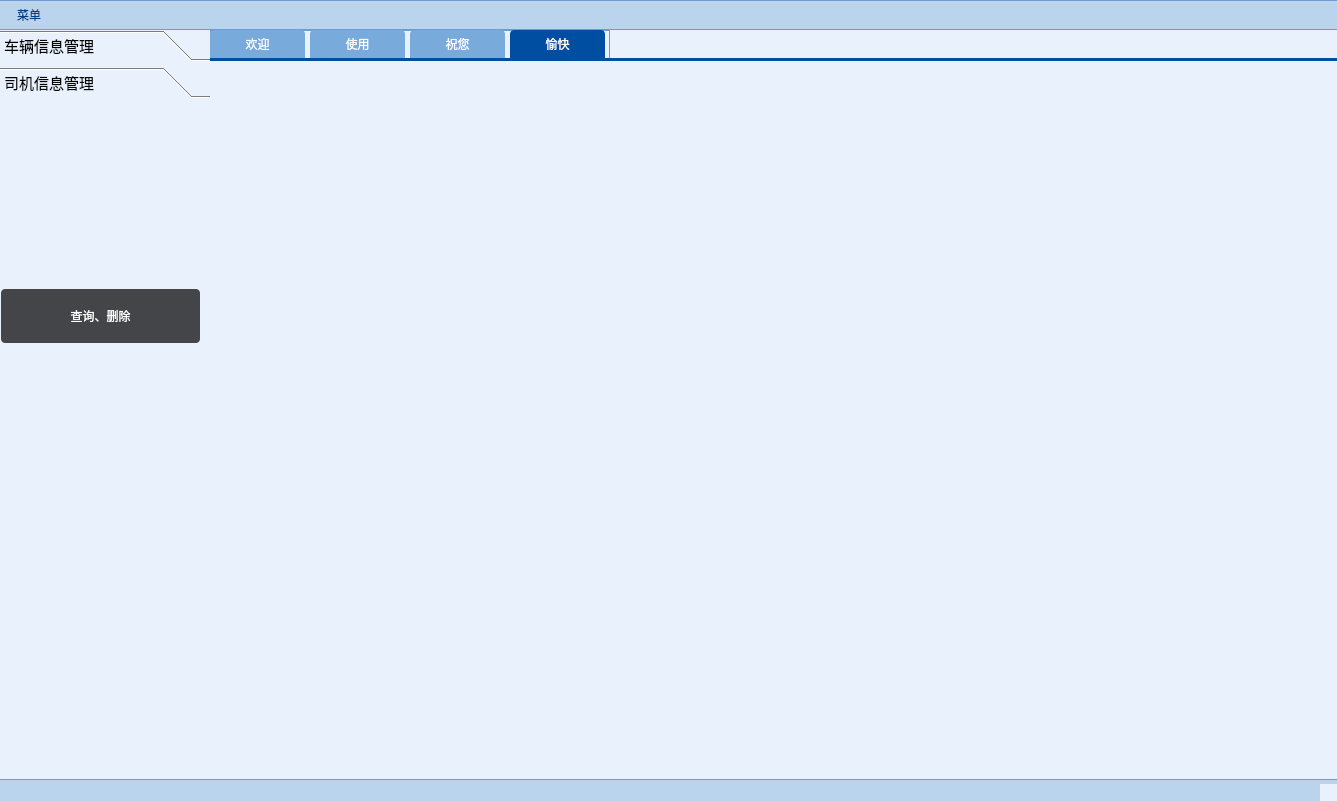
<?xml version="1.0" encoding="UTF-8"?>
<ui version="4.0">
 <class>MainWindow</class>
 <widget class="QMainWindow" name="MainWindow">
  <property name="geometry">
   <rect>
    <x>0</x>
    <y>0</y>
    <width>1337</width>
    <height>801</height>
   </rect>
  </property>
  <property name="palette">
   <palette>
    <active>
     <colorrole role="WindowText">
      <brush brushstyle="SolidPattern">
       <color alpha="255">
        <red>0</red>
        <green>0</green>
        <blue>0</blue>
       </color>
      </brush>
     </colorrole>
     <colorrole role="Button">
      <brush brushstyle="SolidPattern">
       <color alpha="255">
        <red>232</red>
        <green>241</green>
        <blue>252</blue>
       </color>
      </brush>
     </colorrole>
     <colorrole role="Light">
      <brush brushstyle="SolidPattern">
       <color alpha="255">
        <red>255</red>
        <green>255</green>
        <blue>255</blue>
       </color>
      </brush>
     </colorrole>
     <colorrole role="Midlight">
      <brush brushstyle="SolidPattern">
       <color alpha="255">
        <red>243</red>
        <green>248</green>
        <blue>253</blue>
       </color>
      </brush>
     </colorrole>
     <colorrole role="Dark">
      <brush brushstyle="SolidPattern">
       <color alpha="255">
        <red>116</red>
        <green>120</green>
        <blue>126</blue>
       </color>
      </brush>
     </colorrole>
     <colorrole role="Mid">
      <brush brushstyle="SolidPattern">
       <color alpha="255">
        <red>155</red>
        <green>161</green>
        <blue>168</blue>
       </color>
      </brush>
     </colorrole>
     <colorrole role="Text">
      <brush brushstyle="SolidPattern">
       <color alpha="255">
        <red>0</red>
        <green>0</green>
        <blue>0</blue>
       </color>
      </brush>
     </colorrole>
     <colorrole role="BrightText">
      <brush brushstyle="SolidPattern">
       <color alpha="255">
        <red>255</red>
        <green>255</green>
        <blue>255</blue>
       </color>
      </brush>
     </colorrole>
     <colorrole role="ButtonText">
      <brush brushstyle="SolidPattern">
       <color alpha="255">
        <red>0</red>
        <green>0</green>
        <blue>0</blue>
       </color>
      </brush>
     </colorrole>
     <colorrole role="Base">
      <brush brushstyle="SolidPattern">
       <color alpha="255">
        <red>232</red>
        <green>241</green>
        <blue>252</blue>
       </color>
      </brush>
     </colorrole>
     <colorrole role="Window">
      <brush brushstyle="SolidPattern">
       <color alpha="255">
        <red>232</red>
        <green>241</green>
        <blue>252</blue>
       </color>
      </brush>
     </colorrole>
     <colorrole role="Shadow">
      <brush brushstyle="SolidPattern">
       <color alpha="255">
        <red>0</red>
        <green>0</green>
        <blue>0</blue>
       </color>
      </brush>
     </colorrole>
     <colorrole role="AlternateBase">
      <brush brushstyle="SolidPattern">
       <color alpha="255">
        <red>243</red>
        <green>248</green>
        <blue>253</blue>
       </color>
      </brush>
     </colorrole>
     <colorrole role="ToolTipBase">
      <brush brushstyle="SolidPattern">
       <color alpha="255">
        <red>255</red>
        <green>255</green>
        <blue>220</blue>
       </color>
      </brush>
     </colorrole>
     <colorrole role="ToolTipText">
      <brush brushstyle="SolidPattern">
       <color alpha="255">
        <red>0</red>
        <green>0</green>
        <blue>0</blue>
       </color>
      </brush>
     </colorrole>
     <colorrole role="PlaceholderText">
      <brush brushstyle="SolidPattern">
       <color alpha="128">
        <red>0</red>
        <green>0</green>
        <blue>0</blue>
       </color>
      </brush>
     </colorrole>
    </active>
    <inactive>
     <colorrole role="WindowText">
      <brush brushstyle="SolidPattern">
       <color alpha="255">
        <red>0</red>
        <green>0</green>
        <blue>0</blue>
       </color>
      </brush>
     </colorrole>
     <colorrole role="Button">
      <brush brushstyle="SolidPattern">
       <color alpha="255">
        <red>232</red>
        <green>241</green>
        <blue>252</blue>
       </color>
      </brush>
     </colorrole>
     <colorrole role="Light">
      <brush brushstyle="SolidPattern">
       <color alpha="255">
        <red>255</red>
        <green>255</green>
        <blue>255</blue>
       </color>
      </brush>
     </colorrole>
     <colorrole role="Midlight">
      <brush brushstyle="SolidPattern">
       <color alpha="255">
        <red>243</red>
        <green>248</green>
        <blue>253</blue>
       </color>
      </brush>
     </colorrole>
     <colorrole role="Dark">
      <brush brushstyle="SolidPattern">
       <color alpha="255">
        <red>116</red>
        <green>120</green>
        <blue>126</blue>
       </color>
      </brush>
     </colorrole>
     <colorrole role="Mid">
      <brush brushstyle="SolidPattern">
       <color alpha="255">
        <red>155</red>
        <green>161</green>
        <blue>168</blue>
       </color>
      </brush>
     </colorrole>
     <colorrole role="Text">
      <brush brushstyle="SolidPattern">
       <color alpha="255">
        <red>0</red>
        <green>0</green>
        <blue>0</blue>
       </color>
      </brush>
     </colorrole>
     <colorrole role="BrightText">
      <brush brushstyle="SolidPattern">
       <color alpha="255">
        <red>255</red>
        <green>255</green>
        <blue>255</blue>
       </color>
      </brush>
     </colorrole>
     <colorrole role="ButtonText">
      <brush brushstyle="SolidPattern">
       <color alpha="255">
        <red>0</red>
        <green>0</green>
        <blue>0</blue>
       </color>
      </brush>
     </colorrole>
     <colorrole role="Base">
      <brush brushstyle="SolidPattern">
       <color alpha="255">
        <red>232</red>
        <green>241</green>
        <blue>252</blue>
       </color>
      </brush>
     </colorrole>
     <colorrole role="Window">
      <brush brushstyle="SolidPattern">
       <color alpha="255">
        <red>232</red>
        <green>241</green>
        <blue>252</blue>
       </color>
      </brush>
     </colorrole>
     <colorrole role="Shadow">
      <brush brushstyle="SolidPattern">
       <color alpha="255">
        <red>0</red>
        <green>0</green>
        <blue>0</blue>
       </color>
      </brush>
     </colorrole>
     <colorrole role="AlternateBase">
      <brush brushstyle="SolidPattern">
       <color alpha="255">
        <red>243</red>
        <green>248</green>
        <blue>253</blue>
       </color>
      </brush>
     </colorrole>
     <colorrole role="ToolTipBase">
      <brush brushstyle="SolidPattern">
       <color alpha="255">
        <red>255</red>
        <green>255</green>
        <blue>220</blue>
       </color>
      </brush>
     </colorrole>
     <colorrole role="ToolTipText">
      <brush brushstyle="SolidPattern">
       <color alpha="255">
        <red>0</red>
        <green>0</green>
        <blue>0</blue>
       </color>
      </brush>
     </colorrole>
     <colorrole role="PlaceholderText">
      <brush brushstyle="SolidPattern">
       <color alpha="128">
        <red>0</red>
        <green>0</green>
        <blue>0</blue>
       </color>
      </brush>
     </colorrole>
    </inactive>
    <disabled>
     <colorrole role="WindowText">
      <brush brushstyle="SolidPattern">
       <color alpha="255">
        <red>116</red>
        <green>120</green>
        <blue>126</blue>
       </color>
      </brush>
     </colorrole>
     <colorrole role="Button">
      <brush brushstyle="SolidPattern">
       <color alpha="255">
        <red>232</red>
        <green>241</green>
        <blue>252</blue>
       </color>
      </brush>
     </colorrole>
     <colorrole role="Light">
      <brush brushstyle="SolidPattern">
       <color alpha="255">
        <red>255</red>
        <green>255</green>
        <blue>255</blue>
       </color>
      </brush>
     </colorrole>
     <colorrole role="Midlight">
      <brush brushstyle="SolidPattern">
       <color alpha="255">
        <red>243</red>
        <green>248</green>
        <blue>253</blue>
       </color>
      </brush>
     </colorrole>
     <colorrole role="Dark">
      <brush brushstyle="SolidPattern">
       <color alpha="255">
        <red>116</red>
        <green>120</green>
        <blue>126</blue>
       </color>
      </brush>
     </colorrole>
     <colorrole role="Mid">
      <brush brushstyle="SolidPattern">
       <color alpha="255">
        <red>155</red>
        <green>161</green>
        <blue>168</blue>
       </color>
      </brush>
     </colorrole>
     <colorrole role="Text">
      <brush brushstyle="SolidPattern">
       <color alpha="255">
        <red>116</red>
        <green>120</green>
        <blue>126</blue>
       </color>
      </brush>
     </colorrole>
     <colorrole role="BrightText">
      <brush brushstyle="SolidPattern">
       <color alpha="255">
        <red>255</red>
        <green>255</green>
        <blue>255</blue>
       </color>
      </brush>
     </colorrole>
     <colorrole role="ButtonText">
      <brush brushstyle="SolidPattern">
       <color alpha="255">
        <red>116</red>
        <green>120</green>
        <blue>126</blue>
       </color>
      </brush>
     </colorrole>
     <colorrole role="Base">
      <brush brushstyle="SolidPattern">
       <color alpha="255">
        <red>232</red>
        <green>241</green>
        <blue>252</blue>
       </color>
      </brush>
     </colorrole>
     <colorrole role="Window">
      <brush brushstyle="SolidPattern">
       <color alpha="255">
        <red>232</red>
        <green>241</green>
        <blue>252</blue>
       </color>
      </brush>
     </colorrole>
     <colorrole role="Shadow">
      <brush brushstyle="SolidPattern">
       <color alpha="255">
        <red>0</red>
        <green>0</green>
        <blue>0</blue>
       </color>
      </brush>
     </colorrole>
     <colorrole role="AlternateBase">
      <brush brushstyle="SolidPattern">
       <color alpha="255">
        <red>232</red>
        <green>241</green>
        <blue>252</blue>
       </color>
      </brush>
     </colorrole>
     <colorrole role="ToolTipBase">
      <brush brushstyle="SolidPattern">
       <color alpha="255">
        <red>255</red>
        <green>255</green>
        <blue>220</blue>
       </color>
      </brush>
     </colorrole>
     <colorrole role="ToolTipText">
      <brush brushstyle="SolidPattern">
       <color alpha="255">
        <red>0</red>
        <green>0</green>
        <blue>0</blue>
       </color>
      </brush>
     </colorrole>
     <colorrole role="PlaceholderText">
      <brush brushstyle="SolidPattern">
       <color alpha="128">
        <red>0</red>
        <green>0</green>
        <blue>0</blue>
       </color>
      </brush>
     </colorrole>
    </disabled>
   </palette>
  </property>
  <property name="windowTitle">
   <string>MainWindow</string>
  </property>
  <property name="styleSheet">
   <string notr="true">
QWidget,centerWidget 
{
		background: rgb(232, 241, 252);
}
QToolTip{
		border: 1px solid rgb(111, 156, 207);
		background: white;
		color: rgb(51, 51, 51);
}



/**********菜单栏**********/
QMenuBar {
        background: rgb(187, 212, 238);
        border: 1px solid rgb(111, 156, 207);
        border-left: none;
        border-right: none;
}
QMenuBar::item {
        border: 1px solid transparent;
        padding: 5px 10px 5px 10px;
        background: transparent;
}
QMenuBar::item:enabled {
        color: rgb(2, 65, 132);
}
QMenuBar::item:!enabled {
        color: rgb(155, 155, 155);
}
QMenuBar::item:enabled:selected {
        border-top-color: rgb(111, 156, 207);
        border-bottom-color: rgb(111, 156, 207);
        background: rgb(198, 224, 252);
}

/**********菜单**********/
QMenu {
        border: 1px solid rgb(111, 156, 207);
        background: rgb(232, 241, 250);
}
QMenu::item {
        height: 22px;
        padding: 0px 25px 0px 20px;
}
QMenu::item:enabled {
        color: rgb(84, 84, 84);
}
QMenu::item:!enabled {
        color: rgb(155, 155, 155);
}
QMenu::item:enabled:selected {
        color: rgb(2, 65, 132);
        background: rgba(255, 255, 255, 200);
}
QMenu::separator {
        height: 1px;
        background: rgb(111, 156, 207);
}
QMenu::indicator {
        width: 13px;
        height: 13px;
}
QMenu::icon {
        padding-left: 2px;
        padding-right: 2px;
}



/**********状态栏**********/
QStatusBar {
        background: rgb(187, 212, 238);
        border: 1px solid rgb(111, 156, 207);
        border-left: none;
        border-right: none;
        border-bottom: none;
}
QStatusBar::item {
    border: none;
    border-right: 1px solid rgb(111, 156, 207);
}




</string>
  </property>
  <widget class="QWidget" name="centralWidget">
   <widget class="QToolBox" name="mainToolBar_2">
    <property name="geometry">
     <rect>
      <x>0</x>
      <y>0</y>
      <width>211</width>
      <height>691</height>
     </rect>
    </property>
    <property name="palette">
     <palette>
      <active>
       <colorrole role="Button">
        <brush brushstyle="SolidPattern">
         <color alpha="255">
          <red>232</red>
          <green>241</green>
          <blue>252</blue>
         </color>
        </brush>
       </colorrole>
       <colorrole role="Base">
        <brush brushstyle="SolidPattern">
         <color alpha="255">
          <red>232</red>
          <green>241</green>
          <blue>252</blue>
         </color>
        </brush>
       </colorrole>
       <colorrole role="Window">
        <brush brushstyle="SolidPattern">
         <color alpha="255">
          <red>232</red>
          <green>241</green>
          <blue>252</blue>
         </color>
        </brush>
       </colorrole>
      </active>
      <inactive>
       <colorrole role="Button">
        <brush brushstyle="SolidPattern">
         <color alpha="255">
          <red>232</red>
          <green>241</green>
          <blue>252</blue>
         </color>
        </brush>
       </colorrole>
       <colorrole role="Base">
        <brush brushstyle="SolidPattern">
         <color alpha="255">
          <red>232</red>
          <green>241</green>
          <blue>252</blue>
         </color>
        </brush>
       </colorrole>
       <colorrole role="Window">
        <brush brushstyle="SolidPattern">
         <color alpha="255">
          <red>232</red>
          <green>241</green>
          <blue>252</blue>
         </color>
        </brush>
       </colorrole>
      </inactive>
      <disabled>
       <colorrole role="Button">
        <brush brushstyle="SolidPattern">
         <color alpha="255">
          <red>232</red>
          <green>241</green>
          <blue>252</blue>
         </color>
        </brush>
       </colorrole>
       <colorrole role="Base">
        <brush brushstyle="SolidPattern">
         <color alpha="255">
          <red>232</red>
          <green>241</green>
          <blue>252</blue>
         </color>
        </brush>
       </colorrole>
       <colorrole role="Window">
        <brush brushstyle="SolidPattern">
         <color alpha="255">
          <red>232</red>
          <green>241</green>
          <blue>252</blue>
         </color>
        </brush>
       </colorrole>
      </disabled>
     </palette>
    </property>
    <property name="font">
     <font>
      <family>华文楷体</family>
      <pointsize>11</pointsize>
      <weight>50</weight>
      <italic>false</italic>
      <bold>false</bold>
     </font>
    </property>
    <property name="contextMenuPolicy">
     <enum>Qt::DefaultContextMenu</enum>
    </property>
    <property name="toolTip">
     <string>&lt;html&gt;&lt;head/&gt;&lt;body&gt;&lt;p&gt;&lt;br/&gt;&lt;/p&gt;&lt;/body&gt;&lt;/html&gt;</string>
    </property>
    <property name="accessibleName">
     <string>12</string>
    </property>
    <property name="styleSheet">
     <string notr="true">font: 11pt &quot;华文楷体&quot;;


</string>
    </property>
    <property name="currentIndex">
     <number>1</number>
    </property>
    <widget class="QWidget" name="toolBoxPage1">
     <property name="geometry">
      <rect>
       <x>0</x>
       <y>0</y>
       <width>211</width>
       <height>621</height>
      </rect>
     </property>
     <property name="acceptDrops">
      <bool>false</bool>
     </property>
     <property name="toolTip">
      <string>&lt;html&gt;&lt;head/&gt;&lt;body&gt;&lt;p&gt;&lt;br/&gt;&lt;/p&gt;&lt;/body&gt;&lt;/html&gt;</string>
     </property>
     <property name="autoFillBackground">
      <bool>false</bool>
     </property>
     <property name="styleSheet">
      <string notr="true"/>
     </property>
     <attribute name="label">
      <string>车辆信息管理</string>
     </attribute>
     <attribute name="toolTip">
      <string>&lt;html&gt;&lt;head/&gt;&lt;body&gt;&lt;p&gt;&lt;br/&gt;&lt;/p&gt;&lt;/body&gt;&lt;/html&gt;</string>
     </attribute>
     <widget class="QPushButton" name="btn_Add_Truck">
      <property name="geometry">
       <rect>
        <x>1</x>
        <y>78</y>
        <width>199</width>
        <height>54</height>
       </rect>
      </property>
      <property name="sizePolicy">
       <sizepolicy hsizetype="Expanding" vsizetype="Expanding">
        <horstretch>0</horstretch>
        <verstretch>0</verstretch>
       </sizepolicy>
      </property>
      <property name="styleSheet">
       <string notr="true">QPushButton{
		border-radius: 4px;
		border: none;
		width: 75px;
		height: 25px;
}
QPushButton:enabled {
        background: rgb(68, 69, 73);
        color: white;
}
QPushButton:!enabled {
        background: rgb(100, 100, 100);
        color: rgb(200, 200, 200);
}
QPushButton:enabled:hover{
        background: rgb(85, 85, 85);
}
QPushButton:enabled:pressed{
        background: rgb(150, 80, 80);
}

QPushButton#blueButton {
        color: white;
}
QPushButton#blueButton:enabled {
        background: rgb(0, 165, 235);
        color: white;
}
QPushButton#blueButton:!enabled {
        background: gray;
        color: rgb(200, 200, 200);
}
QPushButton#blueButton:enabled:hover {
        background: rgb(0, 180, 255);
}
QPushButton#blueButton:enabled:pressed {
        background: rgb(0, 140, 215);
}

QPushButton#selectButton {
        border: none;
        border-radius: none;
        border-left: 1px solid rgb(100, 100, 100);
        image: url(:/Black/scan);
        background: transparent;
        color: white;
}
QPushButton#selectButton:enabled:hover{
        background: rgb(85, 85, 85);
}
QPushButton#selectButton:enabled:pressed{
        background: rgb(80, 80, 80);
}

QPushButton#linkButton {
        background: transparent;
        color: rgb(0, 160, 230);
        text-align:left;
}
QPushButton#linkButton:hover {
        color: rgb(20, 185, 255);
        text-decoration: underline;
}
QPushButton#linkButton:pressed {
        color: rgb(0, 160, 230);
}

QPushButton#transparentButton {
        background: transparent;
}

</string>
      </property>
      <property name="text">
       <string>添加车辆</string>
      </property>
     </widget>
     <widget class="QPushButton" name="btn_Select_Truck">
      <property name="geometry">
       <rect>
        <x>0</x>
        <y>160</y>
        <width>199</width>
        <height>54</height>
       </rect>
      </property>
      <property name="sizePolicy">
       <sizepolicy hsizetype="Minimum" vsizetype="Preferred">
        <horstretch>0</horstretch>
        <verstretch>0</verstretch>
       </sizepolicy>
      </property>
      <property name="font">
       <font>
        <family>华文楷体</family>
        <pointsize>11</pointsize>
        <weight>50</weight>
        <italic>false</italic>
        <bold>false</bold>
       </font>
      </property>
      <property name="styleSheet">
       <string notr="true">QPushButton{
		border-radius: 4px;
		border: none;
		width: 75px;
		height: 25px;
}
QPushButton:enabled {
        background: rgb(68, 69, 73);
        color: white;
}
QPushButton:!enabled {
        background: rgb(100, 100, 100);
        color: rgb(200, 200, 200);
}
QPushButton:enabled:hover{
        background: rgb(85, 85, 85);
}
QPushButton:enabled:pressed{
        background: rgb(150, 80, 80);
}

QPushButton#blueButton {
        color: white;
}
QPushButton#blueButton:enabled {
        background: rgb(0, 165, 235);
        color: white;
}
QPushButton#blueButton:!enabled {
        background: gray;
        color: rgb(200, 200, 200);
}
QPushButton#blueButton:enabled:hover {
        background: rgb(0, 180, 255);
}
QPushButton#blueButton:enabled:pressed {
        background: rgb(0, 140, 215);
}

QPushButton#selectButton {
        border: none;
        border-radius: none;
        border-left: 1px solid rgb(100, 100, 100);
        image: url(:/Black/scan);
        background: transparent;
        color: white;
}
QPushButton#selectButton:enabled:hover{
        background: rgb(85, 85, 85);
}
QPushButton#selectButton:enabled:pressed{
        background: rgb(80, 80, 80);
}

QPushButton#linkButton {
        background: transparent;
        color: rgb(0, 160, 230);
        text-align:left;
}
QPushButton#linkButton:hover {
        color: rgb(20, 185, 255);
        text-decoration: underline;
}
QPushButton#linkButton:pressed {
        color: rgb(0, 160, 230);
}

QPushButton#transparentButton {
        background: transparent;
}
</string>
      </property>
      <property name="text">
       <string>查询、删除、修改车辆</string>
      </property>
     </widget>
    </widget>
    <widget class="QWidget" name="toolBoxPage3">
     <property name="geometry">
      <rect>
       <x>0</x>
       <y>0</y>
       <width>211</width>
       <height>621</height>
      </rect>
     </property>
     <property name="toolTip">
      <string>&lt;html&gt;&lt;head/&gt;&lt;body&gt;&lt;p&gt;&lt;br/&gt;&lt;/p&gt;&lt;/body&gt;&lt;/html&gt;</string>
     </property>
     <property name="toolTipDuration">
      <number>-1</number>
     </property>
     <property name="statusTip">
      <string/>
     </property>
     <property name="accessibleName">
      <string>12</string>
     </property>
     <property name="styleSheet">
      <string notr="true"/>
     </property>
     <attribute name="label">
      <string>司机信息管理</string>
     </attribute>
     <widget class="QPushButton" name="btn_Select_Driver">
      <property name="geometry">
       <rect>
        <x>1</x>
        <y>185</y>
        <width>199</width>
        <height>54</height>
       </rect>
      </property>
      <property name="sizePolicy">
       <sizepolicy hsizetype="Minimum" vsizetype="Preferred">
        <horstretch>0</horstretch>
        <verstretch>0</verstretch>
       </sizepolicy>
      </property>
      <property name="minimumSize">
       <size>
        <width>199</width>
        <height>54</height>
       </size>
      </property>
      <property name="maximumSize">
       <size>
        <width>199</width>
        <height>54</height>
       </size>
      </property>
      <property name="styleSheet">
       <string notr="true">QPushButton{
		border-radius: 4px;
		border: none;
		width: 75px;
		height: 25px;
}
QPushButton:enabled {
        background: rgb(68, 69, 73);
        color: white;
}
QPushButton:!enabled {
        background: rgb(100, 100, 100);
        color: rgb(200, 200, 200);
}
QPushButton:enabled:hover{
        background: rgb(85, 85, 85);
}
QPushButton:enabled:pressed{
        background: rgb(150, 80, 80);
}

QPushButton#blueButton {
        color: white;
}
QPushButton#blueButton:enabled {
        background: rgb(0, 165, 235);
        color: white;
}
QPushButton#blueButton:!enabled {
        background: gray;
        color: rgb(200, 200, 200);
}
QPushButton#blueButton:enabled:hover {
        background: rgb(0, 180, 255);
}
QPushButton#blueButton:enabled:pressed {
        background: rgb(0, 140, 215);
}

QPushButton#selectButton {
        border: none;
        border-radius: none;
        border-left: 1px solid rgb(100, 100, 100);
        image: url(:/Black/scan);
        background: transparent;
        color: white;
}
QPushButton#selectButton:enabled:hover{
        background: rgb(85, 85, 85);
}
QPushButton#selectButton:enabled:pressed{
        background: rgb(80, 80, 80);
}

QPushButton#linkButton {
        background: transparent;
        color: rgb(0, 160, 230);
        text-align:left;
}
QPushButton#linkButton:hover {
        color: rgb(20, 185, 255);
        text-decoration: underline;
}
QPushButton#linkButton:pressed {
        color: rgb(0, 160, 230);
}

QPushButton#transparentButton {
        background: transparent;
}

</string>
      </property>
      <property name="text">
       <string>查询、删除</string>
      </property>
     </widget>
    </widget>
   </widget>
   <widget class="QTabWidget" name="tabWidget1">
    <property name="geometry">
     <rect>
      <x>210</x>
      <y>0</y>
      <width>1181</width>
      <height>761</height>
     </rect>
    </property>
    <property name="sizePolicy">
     <sizepolicy hsizetype="Fixed" vsizetype="Fixed">
      <horstretch>0</horstretch>
      <verstretch>0</verstretch>
     </sizepolicy>
    </property>
    <property name="styleSheet">
     <string notr="true">
/**********页签项**********/
QTabWidget::pane {
		border: none;
		border-top: 3px solid rgb(0, 78, 161);
		background: rgb(187, 212, 238);
}
QTabWidget::tab-bar {
		border: none;
}
QTabBar::tab {
		border: none;
		border-top-left-radius: 4px;
		border-top-right-radius: 4px;
		color: white;
		background: rgb(120, 170, 220);
		height: 28px;
		min-width: 85px;
		margin-right: 5px;
		padding-left: 5px;
		padding-right: 5px;
}
QTabBar::tab:hover {
		background: rgb(0, 78, 161);
}
QTabBar::tab:selected {
		color: white;
		background: rgb(0, 78, 161);
}

QTabWidget,tabWidget::pane {
        border: 1px solid rgb(111, 156, 207);
        background: rgb(232, 241, 252);
        margin-top: -1px;
}

QTabBar,tabBar::tab {
        border: 1px solid rgb(111, 156, 207);
        border-bottom: none;
        color: rgb(70, 71, 73);
        background: transparent;
}
QTabBar,tabBar::tab:hover {
        color: rgb(2, 65, 132);
}
QTabBar,tabBar::tab:selected {
        color: rgb(2, 65, 132);
        background: rgb(232, 241, 252);
}</string>
    </property>
    <property name="currentIndex">
     <number>3</number>
    </property>
    <widget class="QWidget" name="tabWidget1Page2">
     <attribute name="title">
      <string>欢迎</string>
     </attribute>
     <widget class="QLabel" name="label_2">
      <property name="geometry">
       <rect>
        <x>-30</x>
        <y>-40</y>
        <width>1201</width>
        <height>791</height>
       </rect>
      </property>
      <property name="sizePolicy">
       <sizepolicy hsizetype="Fixed" vsizetype="Fixed">
        <horstretch>0</horstretch>
        <verstretch>0</verstretch>
       </sizepolicy>
      </property>
      <property name="palette">
       <palette>
        <active>
         <colorrole role="Button">
          <brush brushstyle="SolidPattern">
           <color alpha="255">
            <red>232</red>
            <green>241</green>
            <blue>252</blue>
           </color>
          </brush>
         </colorrole>
         <colorrole role="Base">
          <brush brushstyle="SolidPattern">
           <color alpha="255">
            <red>232</red>
            <green>241</green>
            <blue>252</blue>
           </color>
          </brush>
         </colorrole>
         <colorrole role="Window">
          <brush brushstyle="SolidPattern">
           <color alpha="255">
            <red>232</red>
            <green>241</green>
            <blue>252</blue>
           </color>
          </brush>
         </colorrole>
        </active>
        <inactive>
         <colorrole role="Button">
          <brush brushstyle="SolidPattern">
           <color alpha="255">
            <red>232</red>
            <green>241</green>
            <blue>252</blue>
           </color>
          </brush>
         </colorrole>
         <colorrole role="Base">
          <brush brushstyle="SolidPattern">
           <color alpha="255">
            <red>232</red>
            <green>241</green>
            <blue>252</blue>
           </color>
          </brush>
         </colorrole>
         <colorrole role="Window">
          <brush brushstyle="SolidPattern">
           <color alpha="255">
            <red>232</red>
            <green>241</green>
            <blue>252</blue>
           </color>
          </brush>
         </colorrole>
        </inactive>
        <disabled>
         <colorrole role="Button">
          <brush brushstyle="SolidPattern">
           <color alpha="255">
            <red>232</red>
            <green>241</green>
            <blue>252</blue>
           </color>
          </brush>
         </colorrole>
         <colorrole role="Base">
          <brush brushstyle="SolidPattern">
           <color alpha="255">
            <red>232</red>
            <green>241</green>
            <blue>252</blue>
           </color>
          </brush>
         </colorrole>
         <colorrole role="Window">
          <brush brushstyle="SolidPattern">
           <color alpha="255">
            <red>232</red>
            <green>241</green>
            <blue>252</blue>
           </color>
          </brush>
         </colorrole>
        </disabled>
       </palette>
      </property>
      <property name="styleSheet">
       <string notr="true">image: url(:/Picture/2.jpg);</string>
      </property>
      <property name="text">
       <string/>
      </property>
     </widget>
    </widget>
    <widget class="QWidget" name="tab">
     <attribute name="title">
      <string>使用</string>
     </attribute>
     <widget class="QLabel" name="label_3">
      <property name="geometry">
       <rect>
        <x>-40</x>
        <y>-50</y>
        <width>1281</width>
        <height>821</height>
       </rect>
      </property>
      <property name="sizePolicy">
       <sizepolicy hsizetype="Expanding" vsizetype="Expanding">
        <horstretch>0</horstretch>
        <verstretch>0</verstretch>
       </sizepolicy>
      </property>
      <property name="styleSheet">
       <string notr="true">image: url(:/Picture/3.jpg);</string>
      </property>
      <property name="text">
       <string/>
      </property>
     </widget>
    </widget>
    <widget class="QWidget" name="tab_2">
     <attribute name="title">
      <string>祝您</string>
     </attribute>
     <widget class="QLabel" name="label_4">
      <property name="geometry">
       <rect>
        <x>-30</x>
        <y>-90</y>
        <width>1271</width>
        <height>891</height>
       </rect>
      </property>
      <property name="sizePolicy">
       <sizepolicy hsizetype="Fixed" vsizetype="Fixed">
        <horstretch>0</horstretch>
        <verstretch>0</verstretch>
       </sizepolicy>
      </property>
      <property name="styleSheet">
       <string notr="true">image: url(:/Picture/4.jpg);</string>
      </property>
      <property name="text">
       <string/>
      </property>
     </widget>
    </widget>
    <widget class="QWidget" name="tabWidget1Page1">
     <attribute name="title">
      <string>愉快</string>
     </attribute>
     <widget class="QLabel" name="label">
      <property name="geometry">
       <rect>
        <x>-50</x>
        <y>-20</y>
        <width>1181</width>
        <height>761</height>
       </rect>
      </property>
      <property name="sizePolicy">
       <sizepolicy hsizetype="Fixed" vsizetype="Fixed">
        <horstretch>0</horstretch>
        <verstretch>0</verstretch>
       </sizepolicy>
      </property>
      <property name="styleSheet">
       <string notr="true">image: url(:/Picture/1.jpg);</string>
      </property>
      <property name="text">
       <string/>
      </property>
     </widget>
    </widget>
   </widget>
  </widget>
  <widget class="QMenuBar" name="menuBar">
   <property name="geometry">
    <rect>
     <x>0</x>
     <y>0</y>
     <width>1337</width>
     <height>33</height>
    </rect>
   </property>
   <widget class="QMenu" name="menu">
    <property name="title">
     <string>菜单</string>
    </property>
    <addaction name="action"/>
   </widget>
   <addaction name="menu"/>
  </widget>
  <widget class="QStatusBar" name="statusBar"/>
  <action name="action">
   <property name="text">
    <string>申请账户</string>
   </property>
  </action>
 </widget>
 <layoutdefault spacing="6" margin="11"/>
 <resources/>
 <connections/>
</ui>
